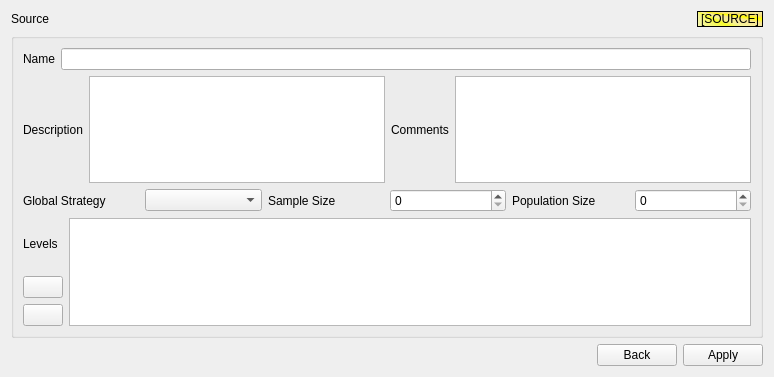
<?xml version="1.0" encoding="UTF-8"?>
<ui version="4.0">
 <class>FrmSampling</class>
 <widget class="QWidget" name="FrmSampling">
  <property name="geometry">
   <rect>
    <x>0</x>
    <y>0</y>
    <width>774</width>
    <height>377</height>
   </rect>
  </property>
  <property name="windowTitle">
   <string>Form</string>
  </property>
  <layout class="QVBoxLayout" name="verticalLayout_3">
   <item>
    <layout class="QHBoxLayout" name="horizontalLayout_2">
     <item>
      <widget class="QLabel" name="label">
       <property name="text">
        <string>Source</string>
       </property>
      </widget>
     </item>
     <item>
      <widget class="QLabel" name="lbSource">
       <property name="sizePolicy">
        <sizepolicy hsizetype="Fixed" vsizetype="Preferred">
         <horstretch>0</horstretch>
         <verstretch>0</verstretch>
        </sizepolicy>
       </property>
       <property name="styleSheet">
        <string notr="true">background-color: qconicalgradient(cx:0, cy:0, angle:135, stop:0 rgba(220, 220, 220, 69), stop:0.375 rgba(255, 255, 0, 69), stop:0.423533 rgba(251, 255, 0, 145), stop:0.45 rgba(247, 255, 0, 208), stop:0.477581 rgba(255, 244, 71, 130), stop:0.518717 rgba(255, 218, 71, 130), stop:0.55 rgba(255, 255, 0, 255), stop:0.57754 rgba(255, 203, 0, 130), stop:0.625 rgba(255, 255, 0, 69), stop:1 rgba(255, 255, 0, 69));
font: 75 10pt &quot;Fixedsys&quot;;</string>
       </property>
       <property name="frameShape">
        <enum>QFrame::StyledPanel</enum>
       </property>
       <property name="frameShadow">
        <enum>QFrame::Raised</enum>
       </property>
       <property name="text">
        <string>[SOURCE]</string>
       </property>
       <property name="scaledContents">
        <bool>true</bool>
       </property>
      </widget>
     </item>
    </layout>
   </item>
   <item>
    <widget class="QGroupBox" name="groupTechnique">
     <property name="title">
      <string/>
     </property>
     <layout class="QVBoxLayout" name="verticalLayout_2">
      <item>
       <layout class="QHBoxLayout" name="horizontalLayout_3">
        <item>
         <widget class="QLabel" name="label_2">
          <property name="text">
           <string>Name</string>
          </property>
         </widget>
        </item>
        <item>
         <widget class="QLineEdit" name="lineName"/>
        </item>
       </layout>
      </item>
      <item>
       <layout class="QHBoxLayout" name="horizontalLayout_4">
        <item>
         <widget class="QLabel" name="label_3">
          <property name="text">
           <string>Description</string>
          </property>
          <property name="buddy">
           <cstring>textDescription</cstring>
          </property>
         </widget>
        </item>
        <item>
         <widget class="QPlainTextEdit" name="textDescription"/>
        </item>
        <item>
         <widget class="QLabel" name="label_8">
          <property name="text">
           <string>Comments</string>
          </property>
         </widget>
        </item>
        <item>
         <widget class="QPlainTextEdit" name="textComments"/>
        </item>
       </layout>
      </item>
      <item>
       <layout class="QHBoxLayout" name="horizontalLayout_5">
        <item>
         <widget class="QLabel" name="label_4">
          <property name="text">
           <string>Global Strategy</string>
          </property>
          <property name="buddy">
           <cstring>cmbStrategy</cstring>
          </property>
         </widget>
        </item>
        <item>
         <widget class="QComboBox" name="cmbStrategy"/>
        </item>
        <item>
         <widget class="QLabel" name="label_5">
          <property name="text">
           <string>Sample Size</string>
          </property>
          <property name="buddy">
           <cstring>spinSample</cstring>
          </property>
         </widget>
        </item>
        <item>
         <widget class="QSpinBox" name="spinSample">
          <property name="maximum">
           <number>100000</number>
          </property>
         </widget>
        </item>
        <item>
         <widget class="QLabel" name="label_6">
          <property name="text">
           <string>Population Size</string>
          </property>
          <property name="buddy">
           <cstring>spinPopulation</cstring>
          </property>
         </widget>
        </item>
        <item>
         <widget class="QSpinBox" name="spinPopulation">
          <property name="maximum">
           <number>100000</number>
          </property>
         </widget>
        </item>
       </layout>
      </item>
      <item>
       <layout class="QHBoxLayout" name="horizontalLayout_6">
        <item>
         <layout class="QVBoxLayout" name="verticalLayout">
          <item>
           <widget class="QLabel" name="label_7">
            <property name="sizePolicy">
             <sizepolicy hsizetype="Preferred" vsizetype="MinimumExpanding">
              <horstretch>0</horstretch>
              <verstretch>0</verstretch>
             </sizepolicy>
            </property>
            <property name="text">
             <string>Levels</string>
            </property>
            <property name="buddy">
             <cstring>tableView</cstring>
            </property>
           </widget>
          </item>
          <item>
           <widget class="QPushButton" name="pushInsert">
            <property name="toolTip">
             <string>Insert row</string>
            </property>
            <property name="statusTip">
             <string>Insert row</string>
            </property>
            <property name="whatsThis">
             <string>Inserts row into table</string>
            </property>
            <property name="text">
             <string/>
            </property>
            <property name="icon">
             <iconset resource="app_new.qrc">
              <normaloff>:/app_new/add.png</normaloff>:/app_new/add.png</iconset>
            </property>
           </widget>
          </item>
          <item>
           <widget class="QPushButton" name="pushRemove">
            <property name="toolTip">
             <string>Remove row</string>
            </property>
            <property name="statusTip">
             <string>Remove row</string>
            </property>
            <property name="whatsThis">
             <string>Removes row into table</string>
            </property>
            <property name="text">
             <string/>
            </property>
            <property name="icon">
             <iconset resource="app_new.qrc">
              <normaloff>:/app_new/cancel.png</normaloff>:/app_new/cancel.png</iconset>
            </property>
           </widget>
          </item>
         </layout>
        </item>
        <item>
         <widget class="QTableView" name="tableView">
          <property name="alternatingRowColors">
           <bool>true</bool>
          </property>
          <property name="selectionMode">
           <enum>QAbstractItemView::SingleSelection</enum>
          </property>
          <property name="selectionBehavior">
           <enum>QAbstractItemView::SelectRows</enum>
          </property>
         </widget>
        </item>
       </layout>
      </item>
     </layout>
    </widget>
   </item>
   <item>
    <layout class="QHBoxLayout" name="horizontalLayout">
     <item>
      <spacer name="horizontalSpacer">
       <property name="orientation">
        <enum>Qt::Horizontal</enum>
       </property>
       <property name="sizeHint" stdset="0">
        <size>
         <width>308</width>
         <height>20</height>
        </size>
       </property>
      </spacer>
     </item>
     <item>
      <widget class="QPushButton" name="pushBack">
       <property name="toolTip">
        <string>Go back</string>
       </property>
       <property name="statusTip">
        <string>Go back to previous form</string>
       </property>
       <property name="whatsThis">
        <string>Goes back to previous form</string>
       </property>
       <property name="text">
        <string>Back</string>
       </property>
      </widget>
     </item>
     <item>
      <widget class="QPushButton" name="pushApply">
       <property name="toolTip">
        <string>Apply changes</string>
       </property>
       <property name="statusTip">
        <string>Apply</string>
       </property>
       <property name="whatsThis">
        <string>Applies changes</string>
       </property>
       <property name="text">
        <string>Apply</string>
       </property>
      </widget>
     </item>
    </layout>
   </item>
  </layout>
 </widget>
 <resources>
  <include location="app_new.qrc"/>
 </resources>
 <connections>
  <connection>
   <sender>pushApply</sender>
   <signal>clicked()</signal>
   <receiver>FrmSampling</receiver>
   <slot>apply()</slot>
   <hints>
    <hint type="sourcelabel">
     <x>582</x>
     <y>412</y>
    </hint>
    <hint type="destinationlabel">
     <x>314</x>
     <y>216</y>
    </hint>
   </hints>
  </connection>
  <connection>
   <sender>pushBack</sender>
   <signal>clicked()</signal>
   <receiver>FrmSampling</receiver>
   <slot>back()</slot>
   <hints>
    <hint type="sourcelabel">
     <x>501</x>
     <y>412</y>
    </hint>
    <hint type="destinationlabel">
     <x>314</x>
     <y>216</y>
    </hint>
   </hints>
  </connection>
  <connection>
   <sender>pushInsert</sender>
   <signal>clicked()</signal>
   <receiver>FrmSampling</receiver>
   <slot>insertRow()</slot>
   <hints>
    <hint type="sourcelabel">
     <x>34</x>
     <y>247</y>
    </hint>
    <hint type="destinationlabel">
     <x>386</x>
     <y>182</y>
    </hint>
   </hints>
  </connection>
  <connection>
   <sender>pushRemove</sender>
   <signal>clicked()</signal>
   <receiver>FrmSampling</receiver>
   <slot>removeRow()</slot>
   <hints>
    <hint type="sourcelabel">
     <x>36</x>
     <y>310</y>
    </hint>
    <hint type="destinationlabel">
     <x>386</x>
     <y>182</y>
    </hint>
   </hints>
  </connection>
  <connection>
   <sender>tableView</sender>
   <signal>entered(QModelIndex)</signal>
   <receiver>tableView</receiver>
   <slot>resizeColumnsToContents()</slot>
   <hints>
    <hint type="sourcelabel">
     <x>405</x>
     <y>271</y>
    </hint>
    <hint type="destinationlabel">
     <x>405</x>
     <y>271</y>
    </hint>
   </hints>
  </connection>
 </connections>
 <slots>
  <slot>back()</slot>
  <slot>apply()</slot>
  <slot>initRecords(int)</slot>
  <slot>insertRow()</slot>
  <slot>removeRow()</slot>
 </slots>
</ui>
